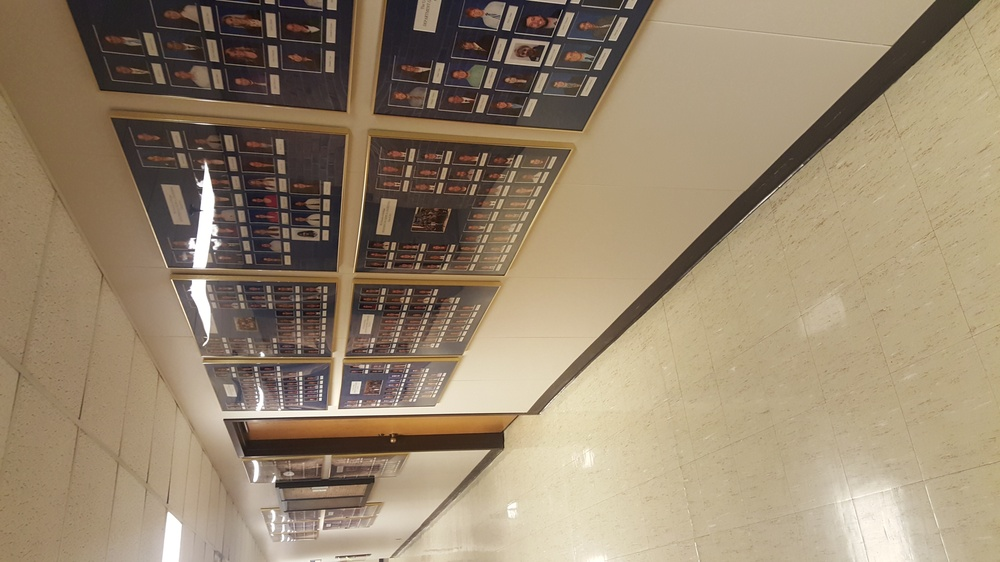
%> input picture data_one/test/hall/20151107_141134.jpg, 1000 x 562 px, shrunk from 3264 x 1836 before the run
$ octave --eval "historgram_plot('data_one/test/hall/20151107_141134.jpg');"   (GNU Octave 9; MATLAB toolbox functions it lacks are replaced by stand-ins)
%> lines starting %> are read from the running program, lines starting %| are printed output that depends on the picture
% Carisa Covins
% Alan Lundgard
% Deepak Kumar
% Spencer Nofzinger
% Sudhanva Sreesha
% EECS 445 - Project
% Generate Historgram Plot

% data_one/test/hall/20151107_141134.jpg
function historgram_plot(file)
%> called with file = 'data_one/test/hall/20151107_141134.jpg'
% Read in standard MATLAB color demo image.
	image = imread(file);
%> image is the input picture: size 562x1000x3 uint8; mean R, G, B 152.6, 135.3, 111
	[height wqidth dimensions] = size(image);
%> height = 562; wqidth = 1000; dimensions = 3

	subplot(2, 2, 1);
	imshow(image, []);
	title('Original Image');
	set(gcf, 'Position', get(0,'Screensize'));

	red_image = image(:, :, 1);
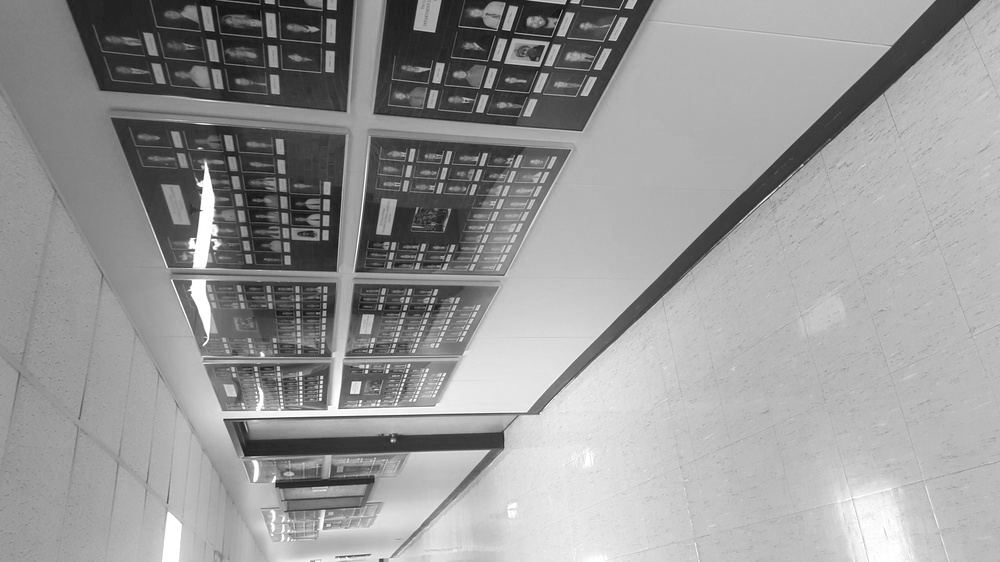
%> red_image: size 562x1000 uint8; min 8, max 255, mean 152.6
	green_image = image(:, :, 2);
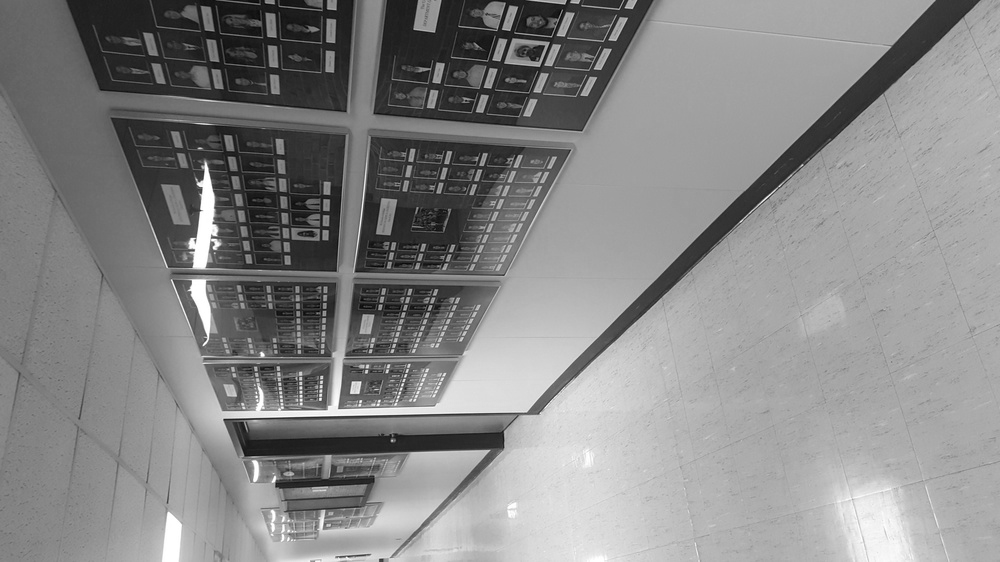
%> green_image: size 562x1000 uint8; min 1, max 255, mean 135.3
	blue_image = image(:, :, 3);
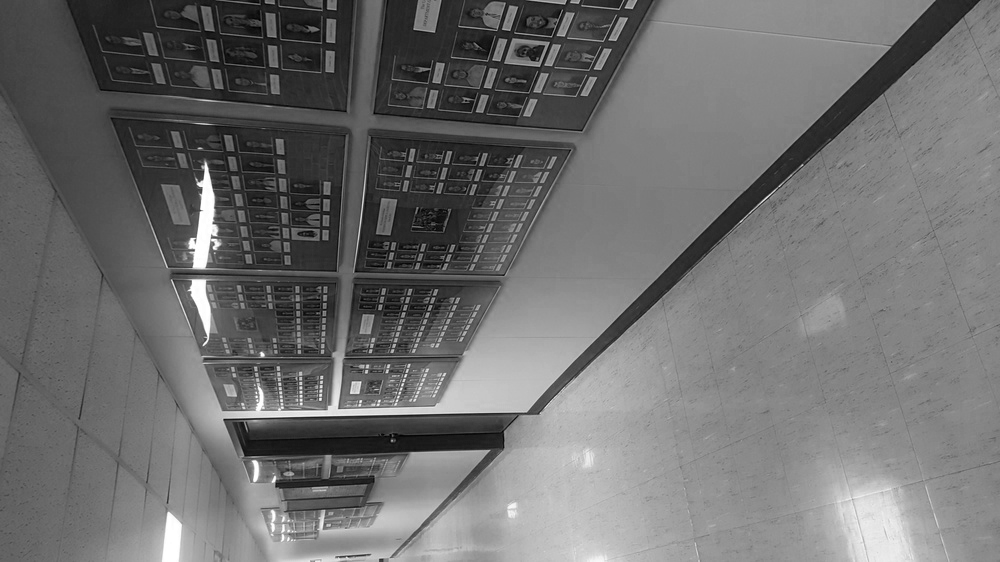
%> blue_image: size 562x1000 uint8; min 0, max 255, mean 111

	[pixels levels] = imhist(red_image);
%> pixels = 256 values, max 14838 at index 185, min 0 at index 1, mean 2195.3; levels = 256 values from 0 to 255
	subplot(2, 2, 2);
	plot(pixels, 'r');
	title('Red Histogram');
	xlim([0 levels(end)]);

	[pixels levels] = imhist(green_image);
%> pixels = 256 values, max 13043 at index 169, min 0 at index 1, mean 2195.3
	subplot(2, 2, 3);
	plot(pixels, 'g');
	title('Green Histogram');
	xlim([0 levels(end)]);

	[pixels levels] = imhist(blue_image);
%> pixels = 256 values, max 13324 at index 133, min 9 at index 2, mean 2195.3
%> `historgram_plot('data_one/test/hall/20151107_141134.jpg');`:
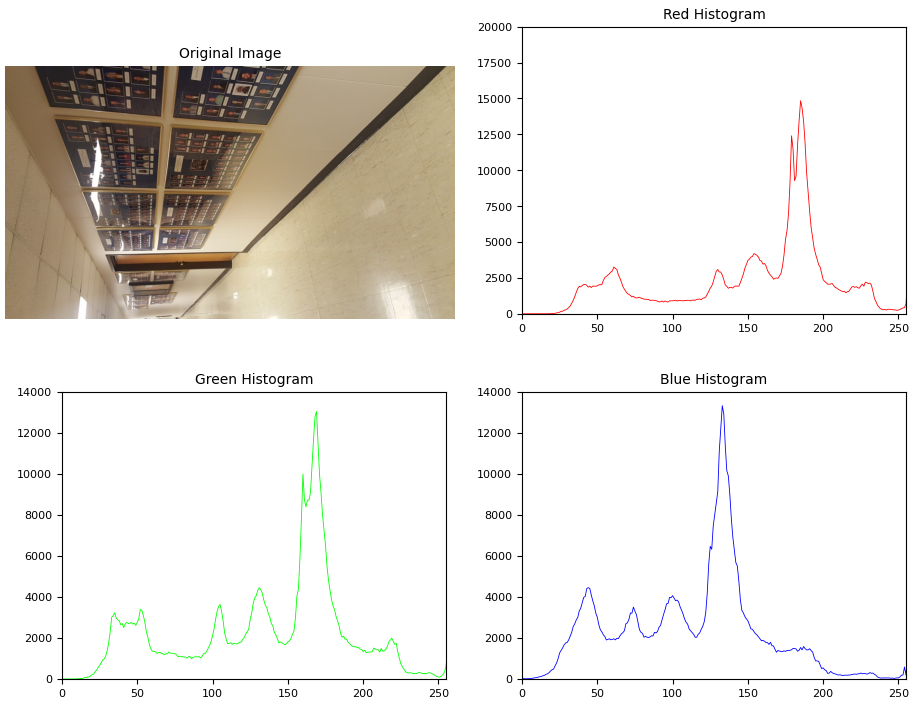
%> figure redrawn from the program's plot data, 4 panels
	subplot(2, 2, 4);
	plot(pixels, 'b');
	title('Blue Histogram');
	xlim([0 levels(end)]);
end

$ run again, on data_one/test/hall/20151107_141125.jpg
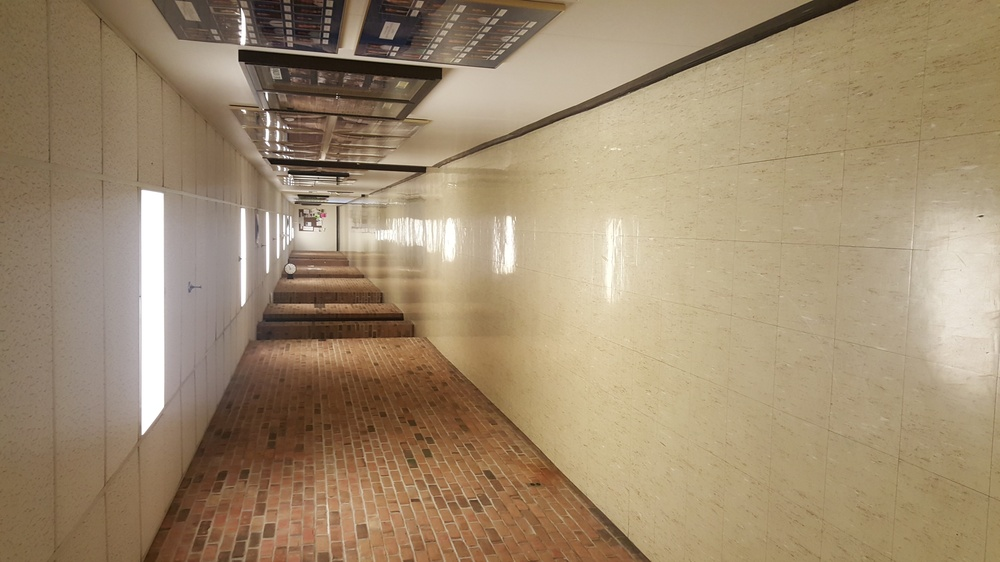
%> input picture data_one/test/hall/20151107_141125.jpg, 1000 x 562 px, shrunk from 3264 x 1836 before the run
%> in historgram_plot, image is the input picture: size 562x1000x3 uint8; mean R, G, B 159.8, 139.7, 111.8
%> in historgram_plot, `blue_image = image(:, :, 3);`:
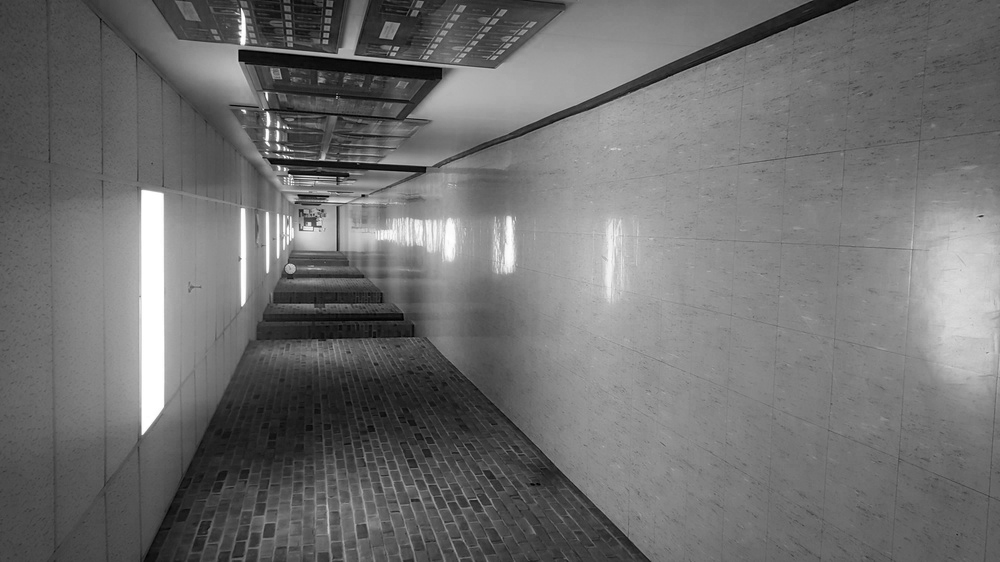
%> blue_image: size 562x1000 uint8; min 0, max 255, mean 111.8
%> in historgram_plot, `[pixels levels] = imhist(red_image);`: pixels = 256 values, max 7486 at index 178, min 0 at index 1, mean 2195.3; levels = 256 values from 0 to 255
%> in historgram_plot, `[pixels levels] = imhist(green_image);`: pixels = 256 values, max 6493 at index 158, min 0 at index 1, mean 2195.3
%> in historgram_plot, `[pixels levels] = imhist(blue_image);`: pixels = 256 values, max 6214 at index 135, min 27 at index 2, mean 2195.3
%> `historgram_plot('data_one/test/hall/20151107_141134.jpg');`:
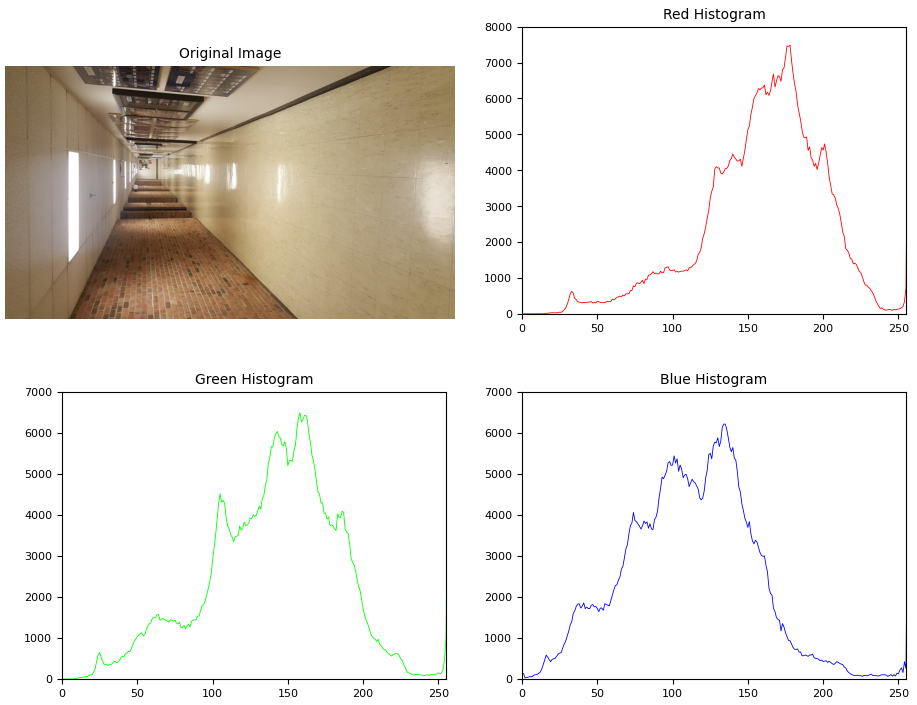
%> figure redrawn from the program's plot data, 4 panels

$ run again, on data_one/test/hall/20151107_141130.jpg
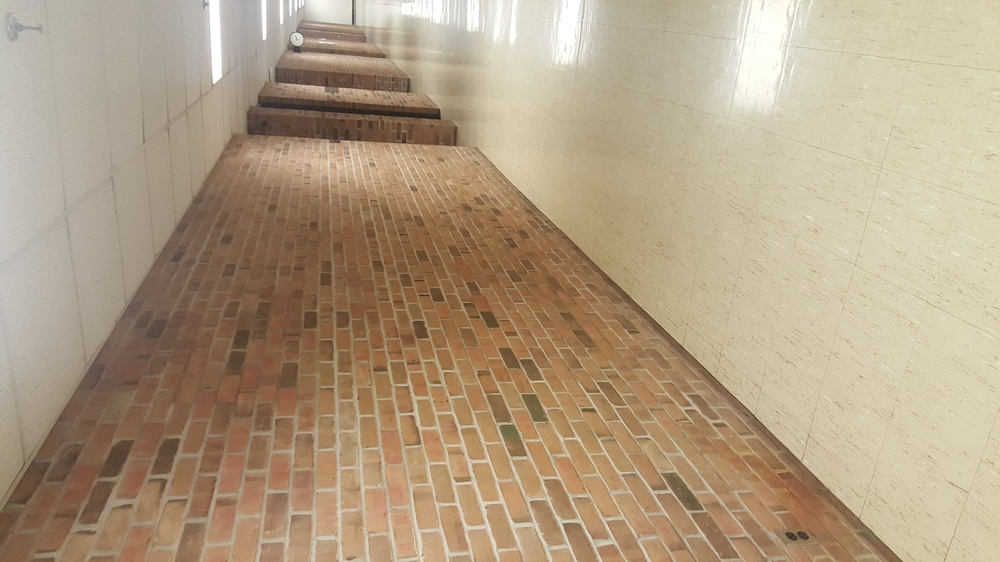
%> input picture data_one/test/hall/20151107_141130.jpg, 1000 x 562 px, shrunk from 3264 x 1836 before the run
%> in historgram_plot, image is the input picture: size 562x1000x3 uint8; mean R, G, B 177.2, 157.4, 131.1
%> in historgram_plot, `blue_image = image(:, :, 3);`:
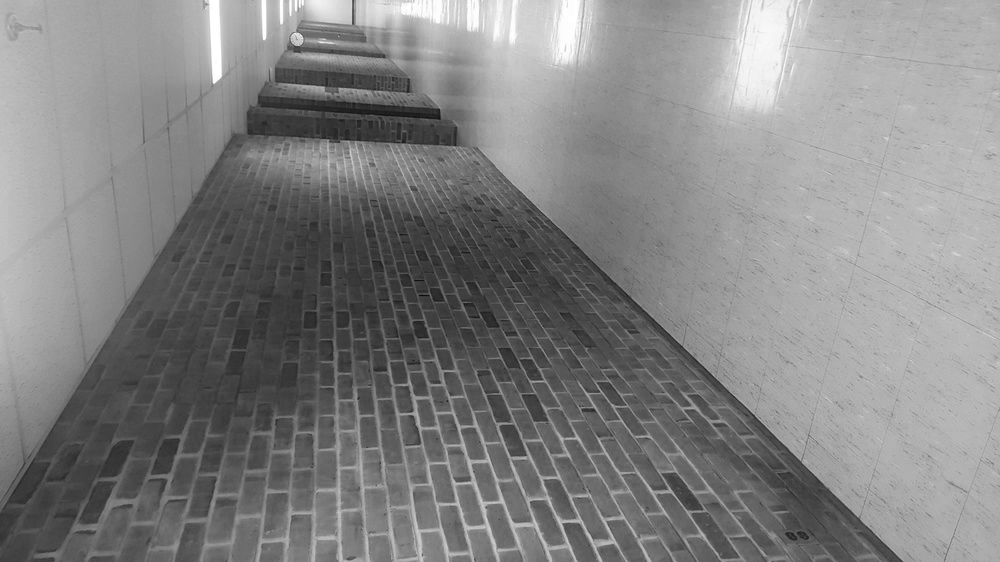
%> blue_image: size 562x1000 uint8; min 10, max 255, mean 131.1
%> in historgram_plot, `[pixels levels] = imhist(red_image);`: pixels = 256 values, max 11341 at index 218, min 0 at index 1, mean 2195.3; levels = 256 values from 0 to 255
%> in historgram_plot, `[pixels levels] = imhist(green_image);`: pixels = 256 values, max 8820 at index 210, min 0 at index 1, mean 2195.3
%> in historgram_plot, `[pixels levels] = imhist(blue_image);`: pixels = 256 values, max 9020 at index 182, min 0 at index 1, mean 2195.3
%> `historgram_plot('data_one/test/hall/20151107_141134.jpg');`:
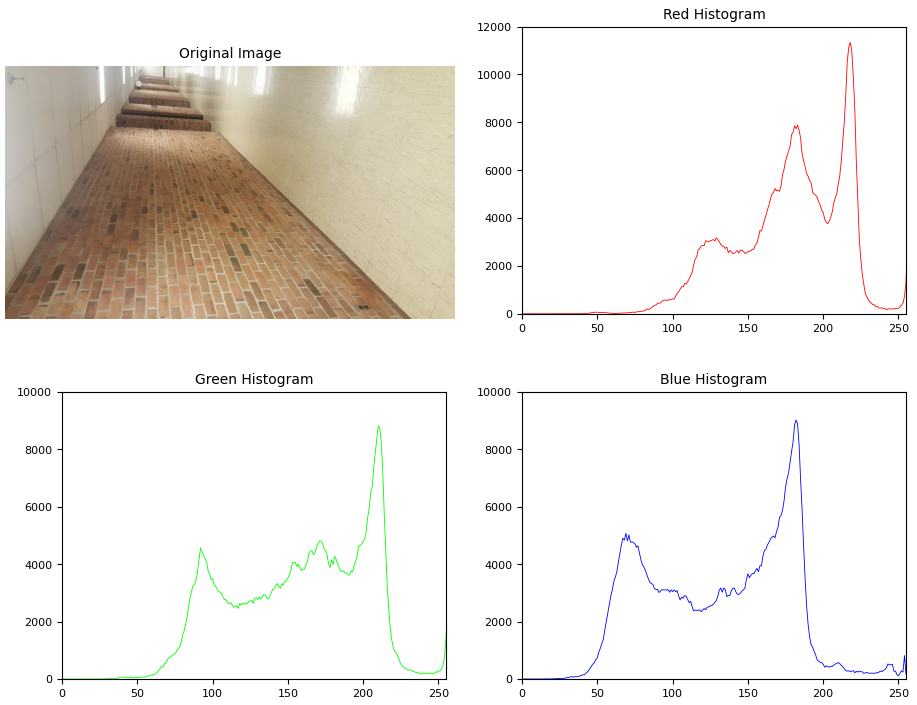
%> figure redrawn from the program's plot data, 4 panels

$ run again, on data_one/test/hall/20151107_141140.jpg
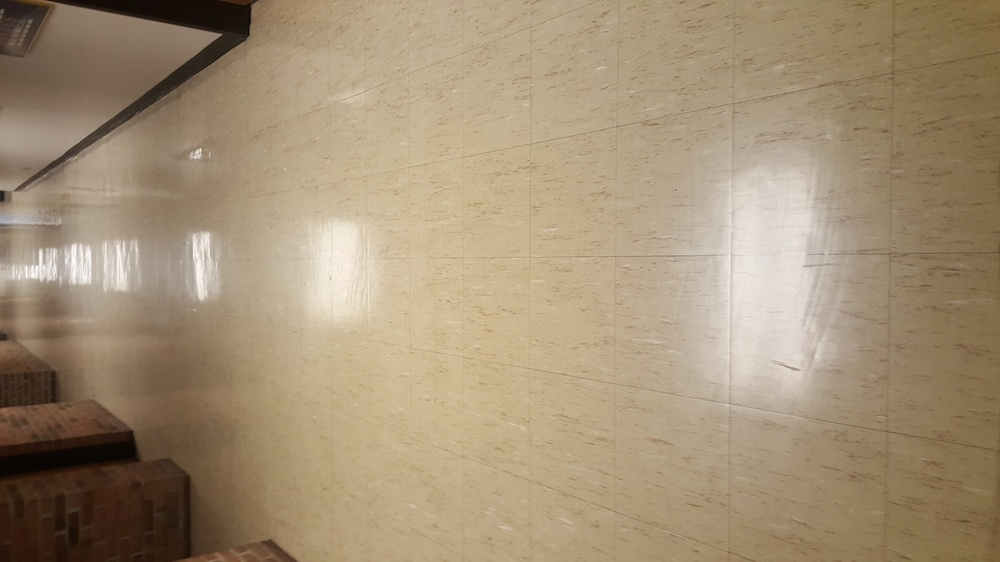
%> input picture data_one/test/hall/20151107_141140.jpg, 1000 x 562 px, shrunk from 3264 x 1836 before the run
%> in historgram_plot, image is the input picture: size 562x1000x3 uint8; mean R, G, B 163, 144.5, 117.5
%> in historgram_plot, `blue_image = image(:, :, 3);`:
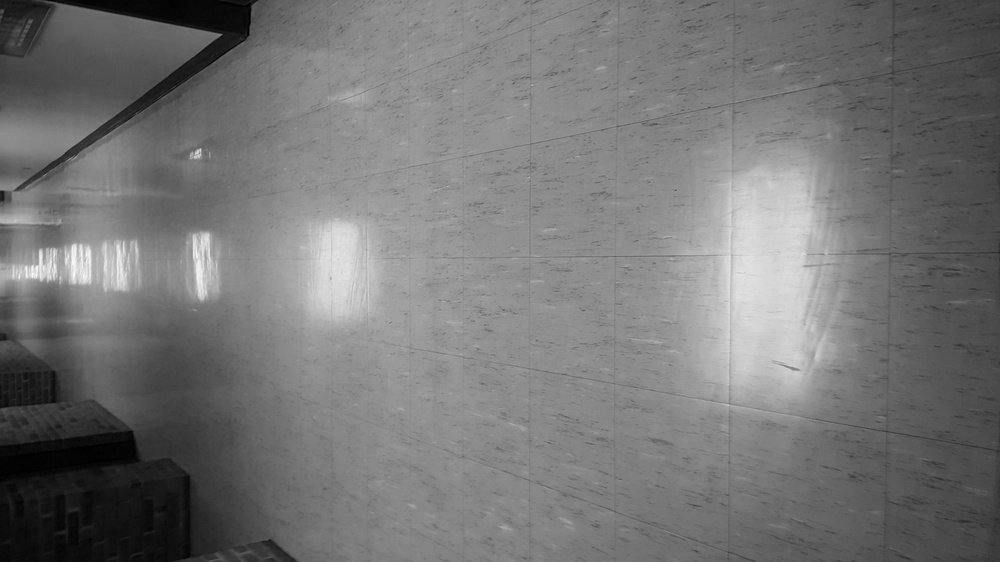
%> blue_image: size 562x1000 uint8; min 0, max 250, mean 117.5
%> in historgram_plot, `[pixels levels] = imhist(red_image);`: pixels = 256 values, max 9516 at index 190, min 0 at index 1, mean 2195.3; levels = 256 values from 0 to 255
%> in historgram_plot, `[pixels levels] = imhist(green_image);`: pixels = 256 values, max 9256 at index 172, min 0 at index 1, mean 2195.3
%> in historgram_plot, `[pixels levels] = imhist(blue_image);`: pixels = 256 values, max 10631 at index 143, min 0 at index 252, mean 2195.3
%> `historgram_plot('data_one/test/hall/20151107_141134.jpg');`:
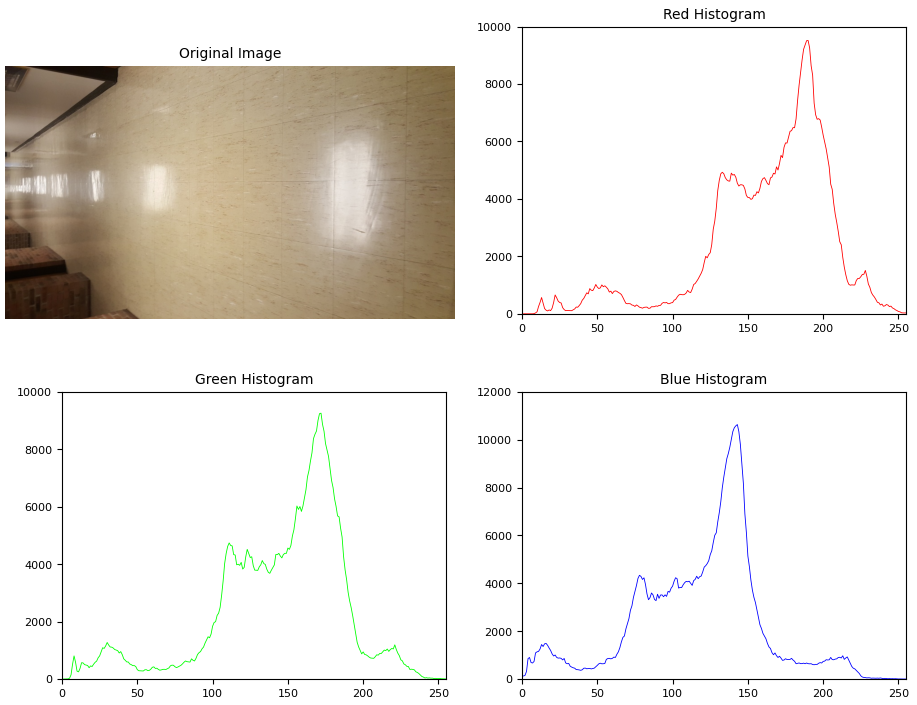
%> figure redrawn from the program's plot data, 4 panels
